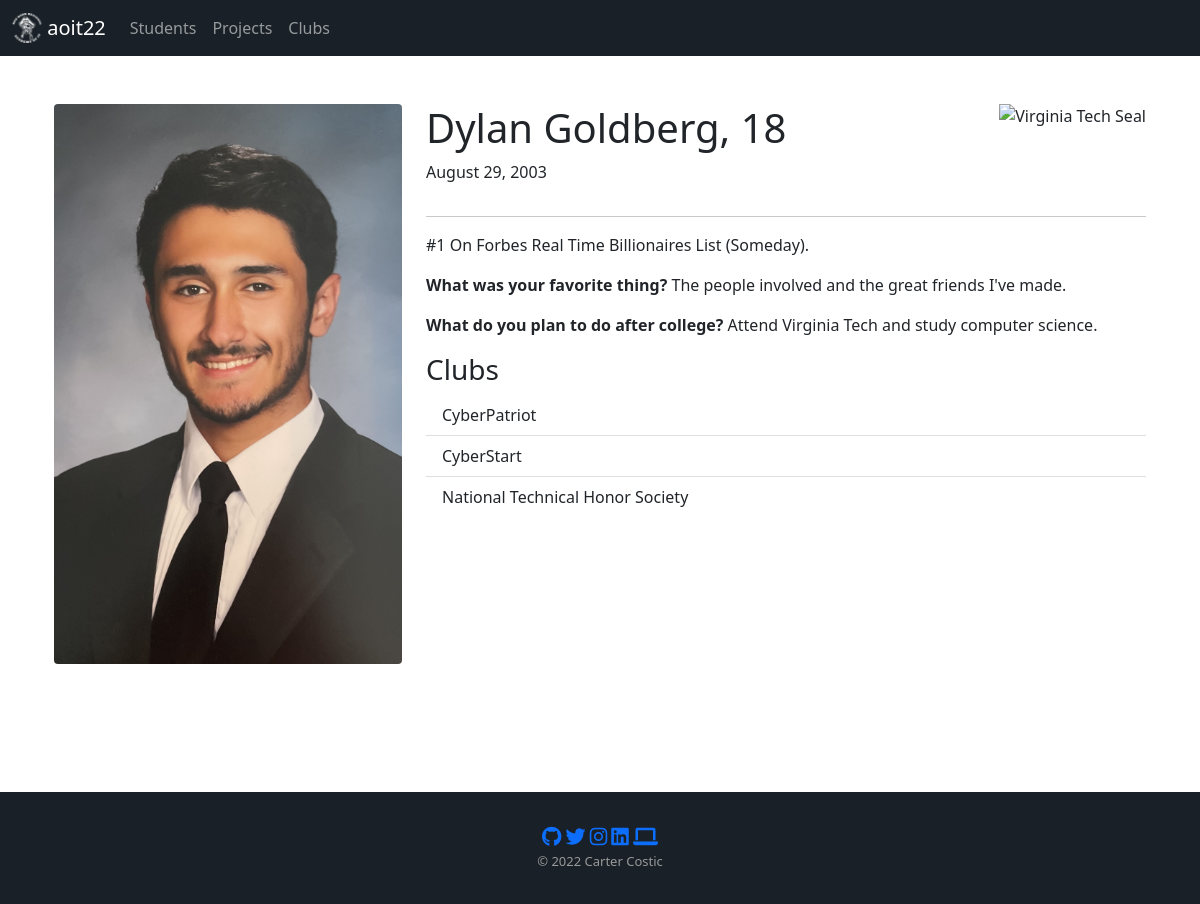
The page /students/dylangoldberg on the database its author committed.
### flaskr/models.py (models this page shows)
class Student(db.Model):
	__tablename__ = 'student'
	id = db.Column(db.Integer, primary_key=True)
	fName = db.Column(db.String)
	lName = db.Column(db.String)
	bio = db.Column(db.String)
	fav_thing = db.Column(db.String)
	email = db.Column(db.String)
	image = db.Column(db.String)
	birthday = db.Column(db.Date)
	clubs = db.Column(db.String)
	plan_after_hs = db.Column(db.String)
	college = db.Column(db.String)

### flaskr/views.py (the view)
@views.route("/students/<name>", methods=["GET"])
def view_student(name):
	students = Student.query.all()
	match = [x for x in students if x.fName.lower() + x.lName.lower() == name]
	if len(match) == 0:
		return render_template('404.html'), 404
	else:  # if of length 1 or more
		student = match[0]
	return render_template('student.html', student=student)

### flaskr/templates/student.html
{% extends "layout.html" %}
{% block content %}
    <div class="container mt-5">
        <div class="row">
            {% if student.image %}
            <div class="col-sm-4">
                <img class="img-fluid rounded student-frame" src="../static/img/students/{{ student.image }}" alt="{{ student.fName ~ ' ' ~ student.lName }}'s Portrait">
            </div>
            {% endif %}
            {% if student.image %}
            <div class="col-sm-8">
            {% else %}
            <div class="col-sm-12">
            {% endif %}
                <div class="row">
                    <div class="col-8 col-md-8">
                    {% if student.birthday %}
                        <h1>{{ student.fName ~ ' ' ~ student.lName ~ ', ' ~ get_age(student.birthday) }}</h1>
                        <p>{{ format_birthday(student.birthday) }}</p>
                    {% else %}
                        <h1>{{ student.fName ~ ' ' ~ student.lName }}</h1>
                    {% endif %}
                    </div>
                    <div class="col-4 col-md-4">
                        {% if student.college %}
                        <img class="college-seal float-end" src="{{ '../static/img/colleges/' ~ lower_and_underline(student.college) ~ '.png' }}" alt="{{ student.college }} Seal">
                        {% endif %}
                    </div>
                </div>
                <hr />
                <p>{{ student.bio }}</p>
                <p><b>What was your favorite thing?  </b>{{ student.fav_thing }}</p>
                <p><b>What do you plan to do after college? </b>{{ student.plan_after_hs }}</p>
                <h3>Clubs</h3>
                <div class="row">
                    <div class="col-12">
                        <ul class="list-group list-group-flush">
                            {% for club in club_list(student.clubs) %}
                                <li class="list-group-item">{{ club }}</li>
                            {% endfor %}
                        </ul>
                    </div>
                </div>
            </div>
        </div>
    </div>
{% endblock content %}

### flaskr/static/main.css (style rules this page uses)
html { overflow: hidden; height: 100%; }
body { overflow: auto; height: 100%; }
.student-frame { width: 100%; height: 70vh; object-fit: cover; }
.college-seal { max-height: 15vh; object-fit: cover; }

### rows shown on the page
Student: image (picture), fName+lName+birthday "Dylan Goldberg, 18", birthday "August 29, 2003", bio "#1 On Forbes Real Time Billionaires List (Someday).", fav_thing "The people involved and the great friends I've made.", plan_after_hs "Attend Virginia Tech and study computer science."

### other values the page prints
{{ club }} "CyberPatriot" "CyberStart" "National Technical Honor Society"
